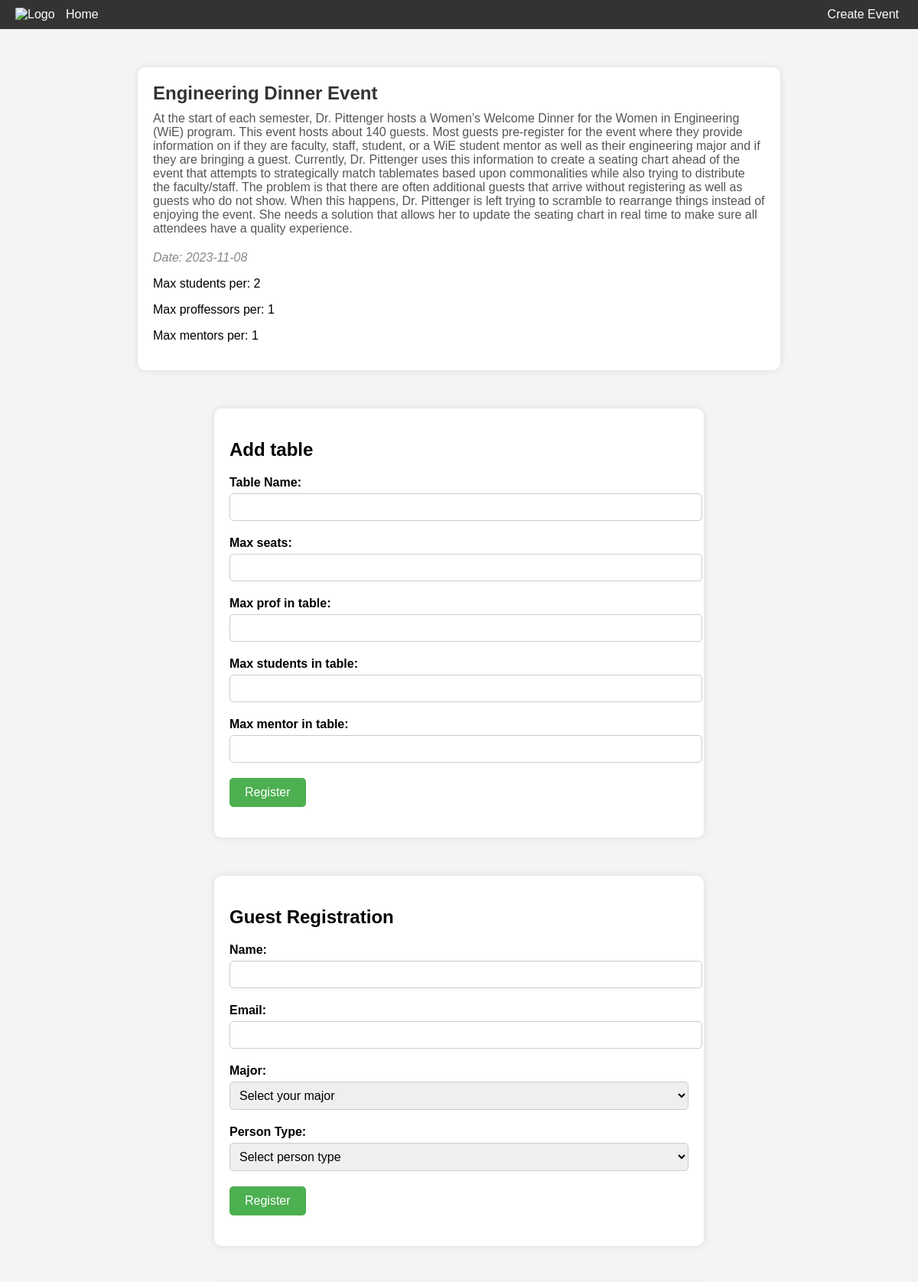
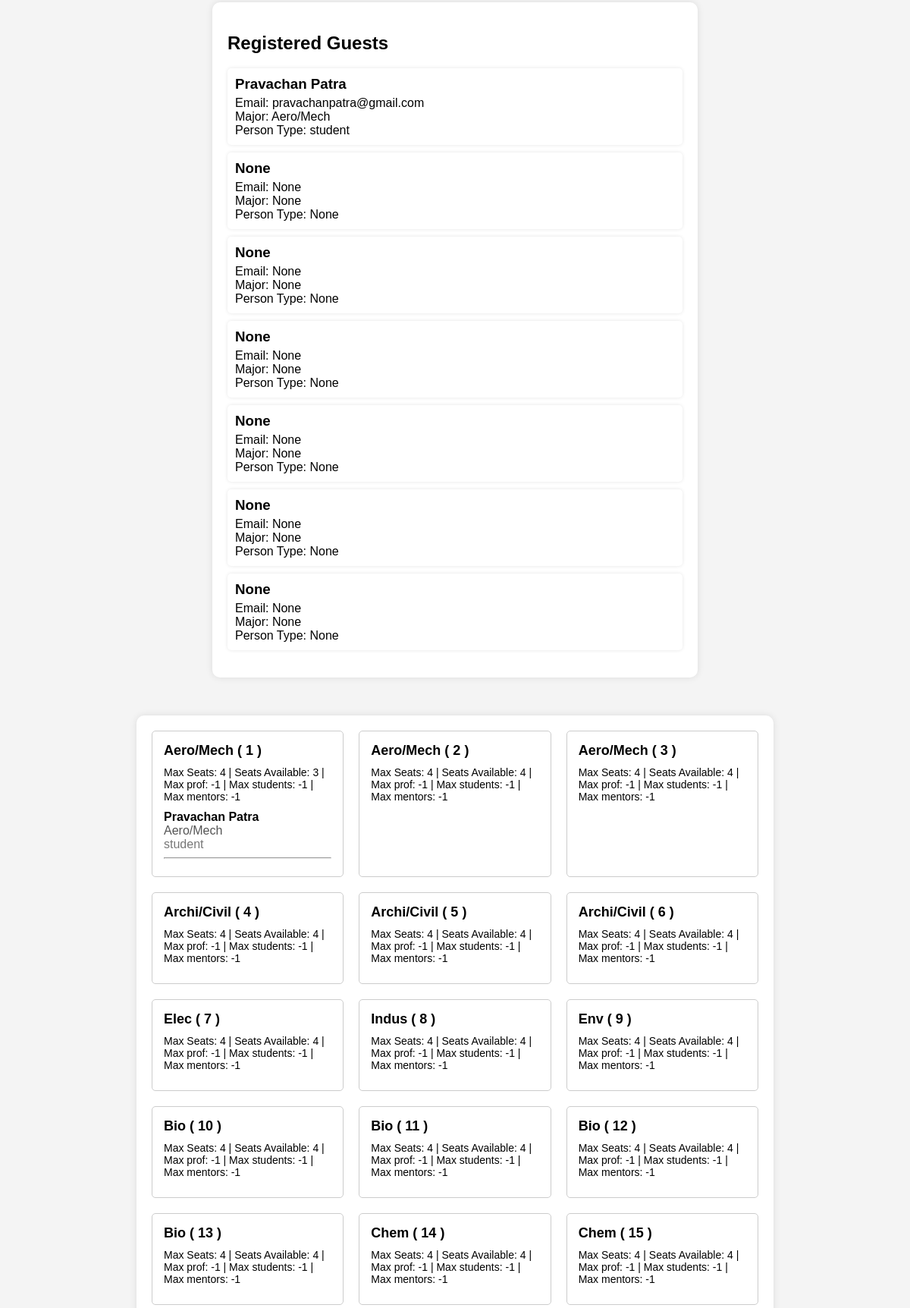
The app's page /view-event/9 (upper part) with its own data (2 pictures, top to bottom).
### base/models.py (models this page shows, shortened)
class Event(models.Model):
    title = models.CharField(max_length=200, null=True)
    date =  models.CharField(max_length=200, null=True)
    info = models.CharField(max_length=200, null=True)
    guests = models.ManyToManyField("Guest", related_name="guests", blank=True)
    chart = models.ForeignKey(SeatingChart, on_delete=models.SET_NULL,null=True, related_name="chart",blank=True)

class Guest(models.Model):
    name = models.CharField(max_length=200, null=True)
    email =  models.CharField(max_length=200, null=True)
    major =  models.CharField(max_length=200, null=True)
    person_type =  models.CharField(max_length=200, null=True)

class Table(models.Model):
    num_id = models.IntegerField(default=-1, null=True, blank=False)
    max_seats = models.IntegerField(default=-1, null=True, blank=False)
    label = models.CharField(max_length=200, null=True)
    seated_guests = models.ManyToManyField("Guest", related_name="seated_guests", blank=True)
    max_prof = models.IntegerField(default=-1, null=True, blank=False)
    max_students = models.IntegerField(default=-1, null=True, blank=False)
    max_mentors = models.IntegerField(default=-1, null=True, blank=False)
    @property
    def get_avalible(self):
        count = 0
        for _ in self.seated_guests.all():
            count += 1
        return self.max_seats - count

### base/views.py (the view, shortened to what this page needs)
# urls.py: path("view-event/<str:pk>", views.view_event, name="view-event"),
def view_event(request, pk):
    event = Event.objects.get(id=str(pk))
    context = {"event":event}
    return render(request, "base/view_event.html", context)

### base/templates/base/view_event.html (shortened to what this page needs)
{% extends 'main.html' %}
{% block content %}
<body>
    <div class="container-info">
        <div class="event-name">{{ event.title }}</div>
        <div class="event-info">
            {{ event.info }}
        </div>
        <div class="event-date">Date: {{ event.date }}</div>
        <p>Max students per: 2</p>
        <p>Max proffessors per:  1</p>
        <p>Max mentors per:  1</p>
    </div>
</body>
<body>
    <div class="container">
        <h2>Add table </h2>
        <form action="" method="POST">
            <div class="form-group">
                <label for="name">Table Name:</label>
                <input type="text" id="table-name" name="table-name" required>
            </div>
            <div class="form-group">
                <label for="name">Max seats:</label>
                <input type="text" id="max-seats" name="max-seats" required>
            </div>
            <div class="form-group">
                <label for="name">Max prof in table:</label>
                <input type="text" id="prof-num" name="prof-num" required>
            </div>
            <div class="form-group">
                <label for="name">Max students in table:</label>
                <input type="text" id="student-num" name="student-num" required>
            </div>
            <div class="form-group">
                <label for="name">Max mentor in table:</label>
                <input type="text" id="mentor-num" name="mentor-num" required>
            </div>
            <div class="form-group">
                <button type="submit" name="add-table" value="Submitted">Register</button>
            </div>
        </form>
    </div>
    <div class="container">
        <h2>Guest Registration</h2>
        <form action="" method="POST">
            <div class="form-group">
                <label for="name">Name:</label>
                <input type="text" id="name" name="name" required>
            </div>
            <div class="form-group">
                <label for="email">Email:</label>
                <input type="email" id="email" name="email" required>
            </div>
            <div class="form-group">
                <label for="major">Major:</label>
                <select id="major" name="major" required>
                    <option value="" disabled selected>Select your major</option>
                </select>
            </div>
            <div class="form-group">
                <label for="person-type">Person Type:</label>
                <select id="person-type" name="person-type" required>
                    <option value="" disabled selected>Select person type</option>
                </select>
            </div>
            <div class="form-group">
                <button type="submit" name="guest-register" value="Submitted">Register</button>
            </div>
        </form>
    </div>
</body>
<body>
    <div class="container">
        <h2>Registered Guests</h2>
        <ul class="guest-list">
            {% for g in event.guests.all %}
                <li class="guest-item">
                    <h3>{{g.name}}</h3>
                    <p>Email: {{g.email}}</p>
                    <p>Major: {{g.major}}</p>
                    <p>Person Type: {{g.person_type}}</p>
                </li>
            {% endfor %}
        </ul>
    </div>
</body>
<body>
    <div class="container-chart">
        {% for t in event.chart.tables.all %}
            <div class="table">
                <div class="table-name">{{t.label}} ( {{t.num_id }} )</div>
                <div class="seats-info">Max Seats: {{t.max_seats}} | Seats Available: {{t.get_avalible}} | Max prof: {{t.max_prof}} | Max students: {{t.max_students}} | Max mentors: {{t.max_mentors}}</div>
                {% for g in t.seated_guests.all %}
                    <div class="guest">
                        <div class="guest-name">{{g.name}}</div>
                        <div class="guest-major">{{g.major}}</div>
                        <div class="guest-type">{{g.person_type}}</div>
                    </div>
                    <hr>
                {% endfor %}
            </div>
        {% endfor %}
    </div>
</body>
</html>
{% endblock %}

### templates/main.html (style rules this page uses)
body { margin: 0; font-family: Arial, Helvetica, sans-serif; background-color: #f0f0f0; color: rgb(1, 1, 1); }

### templates/navbar.html (style rules this page uses)
body { font-family: Arial, sans-serif; margin: 0; padding: 0; }

### base/templates/base/view_event.html (style rules this page uses)
body { font-family: Arial, sans-serif; background-color: #f4f4f4; margin: 0; padding: 0; }
.container-info { max-width: 800px; margin: 0 auto; padding: 20px; background-color: white; box-shadow: 0px 0px 10px 0px rgba(0, 0, 0, 0.1); border-radius: 10px; margin-top: 50px; }
.event-name { font-size: 24px; font-weight: bold; color: #333; }
.event-info { margin-top: 10px; color: #555; }
.event-date { margin-top: 20px; font-style: italic; color: #888; }
.container { max-width: 600px; margin: 0 auto; padding: 20px; background-color: white; box-shadow: 0px 0px 10px 0px rgba(0, 0, 0, 0.1); border-radius: 10px; margin-top: 50px; }
.guest-list { list-style: none; padding: 0; }
.guest-item { background-color: #ffffff; margin-bottom: 10px; padding: 10px; border-radius: 5px; box-shadow: 0px 0px 5px 0px rgba(0, 0, 0, 0.1); }
.guest-item h3 { margin: 0 0 5px 0; }
.guest-item p { margin: 0; }
.container-chart { max-width: 800px; margin: 0 auto; padding: 20px; background-color: white; box-shadow: 0px 0px 10px 0px rgba(0, 0, 0, 0.1); border-radius: 10px; margin-top: 50px; display: grid; grid-template-columns: repeat(auto-fill, minmax(200px, 1fr)); grid-gap: 20px; }
.table { padding: 15px; border: 1px solid #ccc; border-radius: 5px; }
.table-name { font-size: 18px; font-weight: bold; margin-bottom: 10px; }
.seats-info { font-size: 14px; margin-bottom: 10px; }
.guest { margin-bottom: 8px; }
.guest-name { font-weight: bold; }
.guest-major { color: #555; }
.guest-type { color: #777; }
.form-group { margin-bottom: 20px; }
.form-group label { display: block; font-weight: bold; margin-bottom: 5px; }
.form-group input[type="text"], .form-group input[type="email"], .form-group select { width: 100%; padding: 8px; font-size: 16px; border: 1px solid #ccc; border-radius: 5px; }
.form-group select { cursor: pointer; }
.form-group button { background-color: #4caf50; color: white; border: none; padding: 10px 20px; font-size: 16px; border-radius: 5px; cursor: pointer; }

### records on screen
Event: title "Engineering Dinner Event", info "At the start of each semester, Dr. Pittenger hosts a Women’s Welcome Dinner for the Women in Engineering (WiE) program. This event hosts about 140 guests. Most guests pre-register for the event where they provide information on if they are faculty, staff, student, or a WiE student mentor as well as their engineering major and if they are bringing a guest. Currently, Dr. Pittenger uses this information to create a seating chart ahead of the event that attempts to strategically match tablemates based upon commonalities while also trying to distribute the faculty/staff. The problem is that there are often additional guests that arrive without registering as well as guests who do not show. When…", date "2023-11-08"
Guest: name "Pravachan Patra", email "pravachanpatra@gmail.com", major "Aero/Mech", person_type "student"
Guest: name "None", email "None", major "None", person_type "None"
Guest: name "None", email "None", major "None", person_type "None"
Guest: name "None", email "None", major "None", person_type "None"
Guest: name "None", email "None", major "None", person_type "None"
Guest: name "None", email "None", major "None", person_type "None"
Guest: name "None", email "None", major "None", person_type "None"
Table: label "Aero/Mech", num_id "1", max_seats "4", get_avalible "3", max_prof "-1", max_students "-1", max_mentors "-1"
Table: label "Aero/Mech", num_id "2", max_seats "4", get_avalible "4", max_prof "-1", max_students "-1", max_mentors "-1"
Table: label "Aero/Mech", num_id "3", max_seats "4", get_avalible "4", max_prof "-1", max_students "-1", max_mentors "-1"
Table: label "Archi/Civil", num_id "4", max_seats "4", get_avalible "4", max_prof "-1", max_students "-1", max_mentors "-1"
Table: label "Archi/Civil", num_id "5", max_seats "4", get_avalible "4", max_prof "-1", max_students "-1", max_mentors "-1"
Table: label "Archi/Civil", num_id "6", max_seats "4", get_avalible "4", max_prof "-1", max_students "-1", max_mentors "-1"
Table: label "Elec", num_id "7", max_seats "4", get_avalible "4", max_prof "-1", max_students "-1", max_mentors "-1"
Table: label "Indus", num_id "8", max_seats "4", get_avalible "4", max_prof "-1", max_students "-1", max_mentors "-1"
Table: label "Env", num_id "9", max_seats "4", get_avalible "4", max_prof "-1", max_students "-1", max_mentors "-1"
Table: label "Bio", num_id "10", max_seats "4", get_avalible "4", max_prof "-1", max_students "-1", max_mentors "-1"
Table: label "Bio", num_id "11", max_seats "4", get_avalible "4", max_prof "-1", max_students "-1", max_mentors "-1"
Table: label "Bio", num_id "12", max_seats "4", get_avalible "4", max_prof "-1", max_students "-1", max_mentors "-1"
Table: label "Bio", num_id "13", max_seats "4", get_avalible "4", max_prof "-1", max_students "-1", max_mentors "-1"
Table: label "Chem", num_id "14", max_seats "4", get_avalible "4", max_prof "-1", max_students "-1", max_mentors "-1"
Table: label "Chem", num_id "15", max_seats "4", get_avalible "4", max_prof "-1", max_students "-1", max_mentors "-1"
